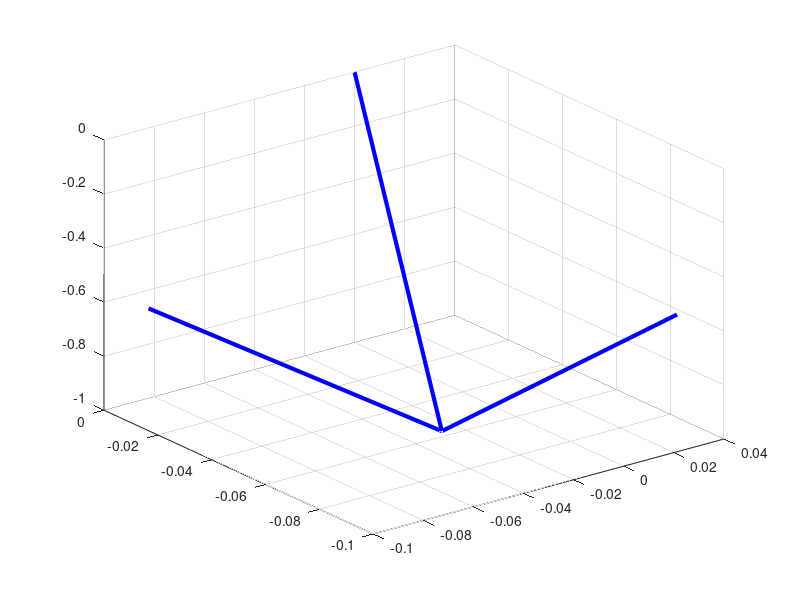

Write the MATLAB code that produced this figure.
function [DIR, VECTOR] = OBRCS1()
    
    THR_location = [-0.0217171  0.0199314  0.00846277];
    cg = [ 0.000985  0.0586417  0.494153 ];
    Vector_R = THR_location-cg;
    OBRCS_vector =  Vector_R/norm(Vector_R);

    DIR     = quaternion(0, OBRCS_vector(1), OBRCS_vector(2), OBRCS_vector(3));
    VECTOR  = quiver3(0,0,0,OBRCS_vector(1), OBRCS_vector(2), OBRCS_vector(3),'b', 'LineWidth', 3);

end